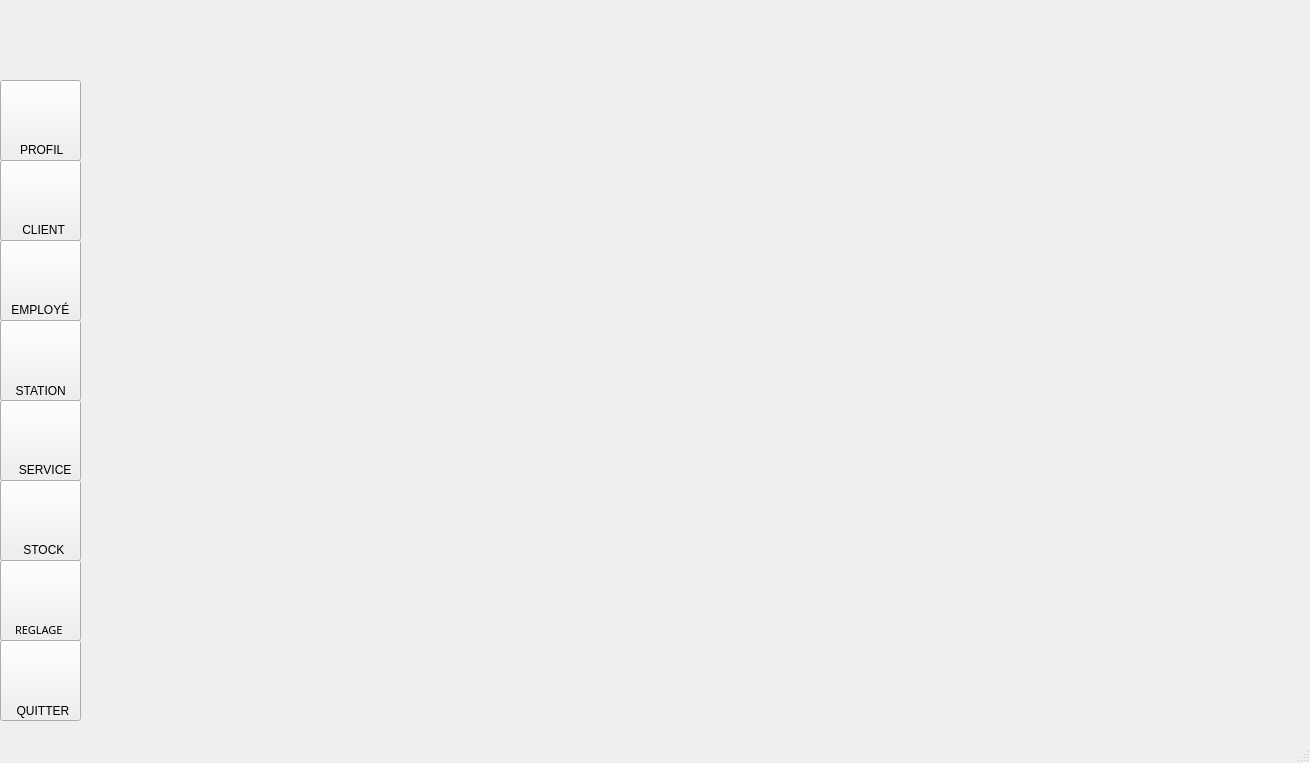
<?xml version="1.0" encoding="UTF-8"?>
<ui version="4.0">
 <class>profil</class>
 <widget class="QMainWindow" name="profil">
  <property name="geometry">
   <rect>
    <x>0</x>
    <y>0</y>
    <width>1310</width>
    <height>763</height>
   </rect>
  </property>
  <property name="windowTitle">
   <string>Voltify</string>
  </property>
  <property name="windowIcon">
   <iconset resource="iconn.qrc">
    <normaloff>:/ICON/iconPrincipale.jpg</normaloff>:/ICON/iconPrincipale.jpg</iconset>
  </property>
  <property name="styleSheet">
   <string notr="true"/>
  </property>
  <widget class="QWidget" name="centralwidget">
   <widget class="QStackedWidget" name="stackedWidget">
    <property name="geometry">
     <rect>
      <x>79</x>
      <y>0</y>
      <width>1231</width>
      <height>720</height>
     </rect>
    </property>
    <property name="styleSheet">
     <string notr="true"/>
    </property>
    <widget class="QWidget" name="page">
     <widget class="QLabel" name="label_10">
      <property name="geometry">
       <rect>
        <x>-50</x>
        <y>0</y>
        <width>1281</width>
        <height>721</height>
       </rect>
      </property>
      <property name="text">
       <string/>
      </property>
      <property name="pixmap">
       <pixmap resource="iconn.qrc">:/ICON/photo33.jpg</pixmap>
      </property>
      <property name="scaledContents">
       <bool>true</bool>
      </property>
     </widget>
    </widget>
   </widget>
   <widget class="QPushButton" name="pushButton_profil">
    <property name="geometry">
     <rect>
      <x>0</x>
      <y>80</y>
      <width>81</width>
      <height>81</height>
     </rect>
    </property>
    <property name="styleSheet">
     <string notr="true"/>
    </property>
    <property name="text">
     <string/>
    </property>
   </widget>
   <widget class="QPushButton" name="pushButton_client">
    <property name="geometry">
     <rect>
      <x>0</x>
      <y>160</y>
      <width>81</width>
      <height>81</height>
     </rect>
    </property>
    <property name="styleSheet">
     <string notr="true"/>
    </property>
    <property name="text">
     <string/>
    </property>
   </widget>
   <widget class="QPushButton" name="pushButton_employee">
    <property name="geometry">
     <rect>
      <x>0</x>
      <y>240</y>
      <width>81</width>
      <height>81</height>
     </rect>
    </property>
    <property name="styleSheet">
     <string notr="true"/>
    </property>
    <property name="text">
     <string/>
    </property>
   </widget>
   <widget class="QPushButton" name="pushButton_station">
    <property name="geometry">
     <rect>
      <x>0</x>
      <y>320</y>
      <width>81</width>
      <height>81</height>
     </rect>
    </property>
    <property name="styleSheet">
     <string notr="true"/>
    </property>
    <property name="text">
     <string/>
    </property>
   </widget>
   <widget class="QPushButton" name="pushButton_service">
    <property name="geometry">
     <rect>
      <x>0</x>
      <y>400</y>
      <width>81</width>
      <height>81</height>
     </rect>
    </property>
    <property name="styleSheet">
     <string notr="true"/>
    </property>
    <property name="text">
     <string/>
    </property>
   </widget>
   <widget class="QPushButton" name="pushButton_stock">
    <property name="geometry">
     <rect>
      <x>0</x>
      <y>480</y>
      <width>81</width>
      <height>81</height>
     </rect>
    </property>
    <property name="styleSheet">
     <string notr="true"/>
    </property>
    <property name="text">
     <string/>
    </property>
   </widget>
   <widget class="QPushButton" name="pushButton_quitter">
    <property name="geometry">
     <rect>
      <x>0</x>
      <y>640</y>
      <width>81</width>
      <height>81</height>
     </rect>
    </property>
    <property name="styleSheet">
     <string notr="true"/>
    </property>
    <property name="text">
     <string/>
    </property>
   </widget>
   <widget class="QPushButton" name="pushButton_reglage">
    <property name="geometry">
     <rect>
      <x>0</x>
      <y>560</y>
      <width>81</width>
      <height>81</height>
     </rect>
    </property>
    <property name="styleSheet">
     <string notr="true"/>
    </property>
    <property name="text">
     <string/>
    </property>
   </widget>
   <widget class="QLabel" name="label">
    <property name="geometry">
     <rect>
      <x>-2</x>
      <y>0</y>
      <width>81</width>
      <height>86</height>
     </rect>
    </property>
    <property name="styleSheet">
     <string notr="true"/>
    </property>
    <property name="text">
     <string/>
    </property>
    <property name="pixmap">
     <pixmap resource="iconn.qrc">:/ICON/tryr.png</pixmap>
    </property>
    <property name="scaledContents">
     <bool>true</bool>
    </property>
   </widget>
   <widget class="QLabel" name="label_2">
    <property name="geometry">
     <rect>
      <x>20</x>
      <y>540</y>
      <width>71</width>
      <height>20</height>
     </rect>
    </property>
    <property name="styleSheet">
     <string notr="true">
font: 87 8pt &quot;Segoe UI Black&quot;;</string>
    </property>
    <property name="text">
     <string> STOCK</string>
    </property>
   </widget>
   <widget class="QLabel" name="label_3">
    <property name="geometry">
     <rect>
      <x>9</x>
      <y>460</y>
      <width>71</width>
      <height>20</height>
     </rect>
    </property>
    <property name="styleSheet">
     <string notr="true">font: 87 8pt &quot;Segoe UI Black&quot;;</string>
    </property>
    <property name="text">
     <string>   SERVICE</string>
    </property>
   </widget>
   <widget class="QLabel" name="label_4">
    <property name="geometry">
     <rect>
      <x>9</x>
      <y>380</y>
      <width>81</width>
      <height>21</height>
     </rect>
    </property>
    <property name="styleSheet">
     <string notr="true">font: 87 8pt &quot;Segoe UI Black&quot;;</string>
    </property>
    <property name="text">
     <string>  STATION</string>
    </property>
   </widget>
   <widget class="QLabel" name="label_5">
    <property name="geometry">
     <rect>
      <x>8</x>
      <y>300</y>
      <width>81</width>
      <height>20</height>
     </rect>
    </property>
    <property name="styleSheet">
     <string notr="true">font: 87 8pt &quot;Segoe UI Black&quot;;</string>
    </property>
    <property name="text">
     <string> EMPLOYÉ</string>
    </property>
   </widget>
   <widget class="QLabel" name="label_6">
    <property name="geometry">
     <rect>
      <x>9</x>
      <y>220</y>
      <width>61</width>
      <height>20</height>
     </rect>
    </property>
    <property name="styleSheet">
     <string notr="true">font: 87 8pt &quot;Segoe UI Black&quot;;</string>
    </property>
    <property name="text">
     <string>    CLIENT</string>
    </property>
   </widget>
   <widget class="QLabel" name="label_7">
    <property name="geometry">
     <rect>
      <x>20</x>
      <y>140</y>
      <width>51</width>
      <height>20</height>
     </rect>
    </property>
    <property name="styleSheet">
     <string notr="true">font: 87 8pt &quot;Segoe UI Black&quot;;</string>
    </property>
    <property name="text">
     <string>PROFIL</string>
    </property>
   </widget>
   <widget class="QLabel" name="label_8">
    <property name="geometry">
     <rect>
      <x>15</x>
      <y>620</y>
      <width>51</width>
      <height>20</height>
     </rect>
    </property>
    <property name="font">
     <font>
      <family>Segoe UI Black</family>
      <pointsize>8</pointsize>
      <weight>10</weight>
      <italic>false</italic>
      <bold>false</bold>
     </font>
    </property>
    <property name="styleSheet">
     <string notr="true">font: 87 8pt &quot;Segoe UI Black&quot;;</string>
    </property>
    <property name="text">
     <string>REGLAGE</string>
    </property>
   </widget>
   <widget class="QLabel" name="label_9">
    <property name="geometry">
     <rect>
      <x>10</x>
      <y>700</y>
      <width>71</width>
      <height>21</height>
     </rect>
    </property>
    <property name="styleSheet">
     <string notr="true">font: 87 8pt &quot;Segoe UI Black&quot;;</string>
    </property>
    <property name="text">
     <string>  QUITTER</string>
    </property>
   </widget>
   <zorder>label</zorder>
   <zorder>pushButton_quitter</zorder>
   <zorder>pushButton_profil</zorder>
   <zorder>pushButton_client</zorder>
   <zorder>pushButton_employee</zorder>
   <zorder>pushButton_station</zorder>
   <zorder>pushButton_service</zorder>
   <zorder>pushButton_stock</zorder>
   <zorder>pushButton_reglage</zorder>
   <zorder>stackedWidget</zorder>
   <zorder>label_2</zorder>
   <zorder>label_3</zorder>
   <zorder>label_4</zorder>
   <zorder>label_5</zorder>
   <zorder>label_6</zorder>
   <zorder>label_7</zorder>
   <zorder>label_8</zorder>
   <zorder>label_9</zorder>
  </widget>
  <widget class="QMenuBar" name="menubar">
   <property name="geometry">
    <rect>
     <x>0</x>
     <y>0</y>
     <width>1310</width>
     <height>26</height>
    </rect>
   </property>
  </widget>
  <widget class="QStatusBar" name="statusbar"/>
 </widget>
 <resources>
  <include location="iconn.qrc"/>
 </resources>
 <connections/>
</ui>
